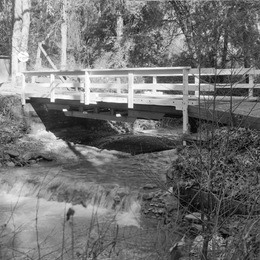
%> input picture Images/Bridge.tif, 260 x 260 px, shrunk from 512 x 512 before the run
$ octave q2_executor.m   (GNU Octave 9; MATLAB toolbox functions it lacks are replaced by stand-ins)
%> lines starting %> are read from the running program, lines starting %| are printed output that depends on the picture
### GAP_Predictor.m
function Error_Image = GAP_Predictor(Input_Image)

    [Height, Width] = size(Input_Image);
    Error_Image = int16(zeros([Height, Width]));

    padded_Image = padarray(Input_Image, [2, 2], 0, 'pre');
    padded_Image = padarray(padded_Image,[0, 1], 0, 'post');
    padded_Image = int16(padded_Image);

    for i = 3:Height+2
        for j = 3:Width+2
            %-----------------------------------
            % to find neighbors of current pixel (i,j)
            W  = padded_Image(i, j-1);
            N  = padded_Image(i-1, j);
            WW = padded_Image(i, j-2);
            NW = padded_Image(i-1, j-1);
            NN = padded_Image(i-2, j);
            NE = padded_Image(i-1, j+1);
            NNE= padded_Image(i-2, j+1);
            %==========================================
            d_h = abs(W-WW) + abs(N-NW) + abs(N-NE);
            d_v = abs(W-NW) + abs(N-NN) + abs(NE-NNE);
            %==========================================
            if (d_v - d_h) > 80
                x = W ;
            %==========================================
            elseif (d_v - d_h) < -80
                x = N ;
            %==========================================
            else
                x = (W+N)/2 + (NE-NW)/4;
                %-------------------------------
                if (d_v - d_h) > 32
                    x = ( x + W )/2;
                %-------------------------------
                elseif (d_v - d_h) < -32
                    x = ( x + N )/2;
                %-------------------------------
                elseif (d_v - d_h) > 8
                    x = ( 3*x + W )/4;
                %-------------------------------
                elseif (d_v - d_h) < -8
                    x = ( 3*x + N )/4;
                end
            end
            %==========================================
            Error_Image(i-2, j-2) = int16(Input_Image(i-2, j-2)) - x;
        end
    end
    %==========================================
end

### GAP_Reconstructor.m
function Reconstructed_Image = GAP_Reconstructor(Error_Image)

    [Height, Width] = size(Error_Image);
    Prediction = int16(zeros([Height+2, Width+3]));
    Reconstructed_Image = uint8(zeros([Height, Width]));

    for i = 3:Height+2
        for j = 3:Width+2
            %-----------------------------------
            % to find neighbors of current pixel
            W  = Prediction(i, j-1);
            N  = Prediction(i-1, j);
            WW = Prediction(i, j-2);
            NW = Prediction(i-1, j-1);
            NN = Prediction(i-2, j);
            NE = Prediction(i-1, j+1);
            NNE= Prediction(i-2, j+1);
            %==========================================
            d_h = abs(W-WW) + abs(N-NW) + abs(N-NE);
            d_v = abs(W-NW) + abs(N-NN) + abs(NE-NNE);
            %==========================================
            if (d_v - d_h) > 80
                x = W ;
            %==========================================
            elseif (d_v - d_h) < -80
                x = N ;
            %==========================================
            else
                x = (W+N)/2 + (NE-NW)/4;
                %-------------------------------
                if (d_v - d_h) > 32
                    x = ( x + W )/2;
                %-------------------------------
                elseif (d_v - d_h) < -32
                    x = ( x + N )/2;
                %-------------------------------
                elseif (d_v - d_h) > 8
                    x = ( 3*x + W )/4;
                %-------------------------------
                elseif (d_v - d_h) < -8
                    x = ( 3*x + N )/4;
                end
            end
            %==========================================
            % to update the prediction using the Error_Image
            x = x + Error_Image(i-2, j-2);
            %-----------------------------------
            Prediction(i, j) = x;
            %-----------------------------------
            % to store the reconstructed pixel in the output matrix
            Reconstructed_Image(i-2, j-2) = uint8(x);
        end
    end
end

### My_MSE.m
function MSE = My_MSE(Original_Image, Reconstructed_Image)
    % Ensure both images are of the same size
    assert(isequal(size(Original_Image), size(Reconstructed_Image)), 'Both images must have the same size.');

    Original_Image = int16(Original_Image);
    Reconstructed_Image = int16(Reconstructed_Image);

    % Compute the squared difference between the images
    squared_diff = (Original_Image - Reconstructed_Image).^2 ;

    % Calculate the MSE
    MSE = sum(squared_diff(:)) / numel(Original_Image);
end

### My_PSNR.m
function PSNR = My_PSNR(Original_Image, Reconstructed_Image)
    MSE = My_MSE(Original_Image, Reconstructed_Image);
    max_pixel_value = 255;
    if MSE ==0
        PSNR = inf;
    else
        PSNR = 10 * log10((max_pixel_value^2) / MSE);
    end
end

### My_Entropy.m
function E = My_Entropy(Input_Image)

    Input_Image = reshape(Input_Image, 1, []);
    if min(Input_Image) ~= 1
        Input_Image = Input_Image - min(Input_Image) + 1;
    end
    p = zeros(1,max(Input_Image));
    for i = 1:length(Input_Image)
        p(Input_Image(i)) = p(Input_Image(i)) + 1;
    end
    p = p/sum(p);
    p(p==0) = [];
    E = sum(-p.*log2(p));
end

### q2_executor.m
clc
clear
%====================================================
image_path = 'Images\Bridge.tif' ;

Input_Image = imread(image_path);
%> Input_Image is the input picture: size 260x260 uint8; min 0, max 255, mean 114.1
%====================================================
Error_Image = GAP_Predictor(Input_Image);
%> in GAP_Predictor, `padded_Image = padarray(Input_Image, [2, 2], 0, 'pre');`:
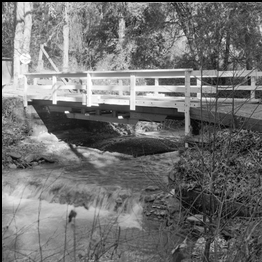
%> padded_Image: size 262x262 uint8; min 0, max 255, mean 112.4
%> in GAP_Predictor, `padded_Image = padarray(padded_Image,[0, 1], 0, 'post');`:
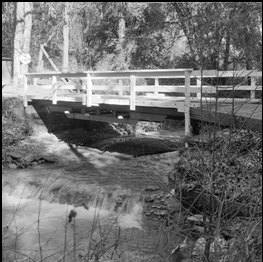
%> padded_Image: size 262x263 uint8; min 0, max 255, mean 112
%> after the loop in GAP_Predictor, `for i = 3:Height+2`:
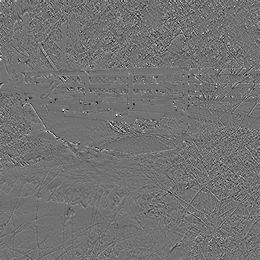
%> Error_Image: size 260x260 int16; min -115, max 141, mean -0.2; drawn with min black and max white
%> after the loop in GAP_Predictor, `for i = 3:Height+2`: x = 97

Reconstructed_Image = GAP_Reconstructor(Error_Image);
%> after the loop in GAP_Reconstructor, `for i = 3:Height+2`: x = 75

imwrite(Reconstructed_Image , 'Images\rec_Bridge.tif');
%====================================================
PSNR = My_PSNR(Input_Image, Reconstructed_Image);
%> in My_MSE, `squared_diff = (Original_Image - Reconstructed_Image).^2 ;`: squared_diff: size 260x260 int16; every value is 0
%> in My_MSE, `MSE = sum(squared_diff(:)) / numel(Original_Image);`: MSE = 0
%> PSNR = Inf

Image_Entropy = My_Entropy(Input_Image);
%> after the loop in My_Entropy, `for i = 1:length(Input_Image)`: p = 255 values, max 635 at index 86, min 0 at index 2, mean 265.1
%> in My_Entropy, `p = p/sum(p);`: p = 255 values, max 0.00939 at index 86, min 0 at index 2, mean 0.00392
%> in My_Entropy, `E = sum(-p.*log2(p));`: E = 7.68
%> Image_Entropy = 7.68
Error_Entropy = My_Entropy(Error_Image);
%> Error_Entropy = 5.87

$ run again, with Images/Livingroom.tif copied over Images/Bridge.tif
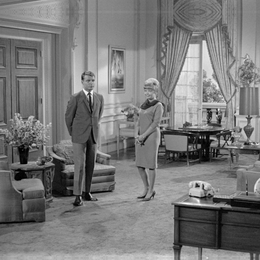
%> input picture Images/Livingroom.tif, 260 x 260 px, shrunk from 512 x 512 before the run
%> Input_Image is the input picture: size 260x260 uint8; min 0, max 255, mean 120.9
%> in GAP_Predictor, `padded_Image = padarray(padded_Image,[0, 1], 0, 'post');`:
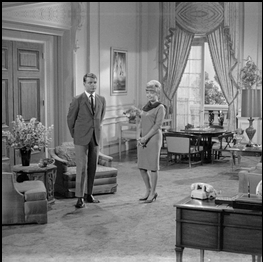
%> padded_Image: size 262x263 uint8; min 0, max 255, mean 118.6
%> after the loop in GAP_Predictor, `for i = 3:Height+2`:
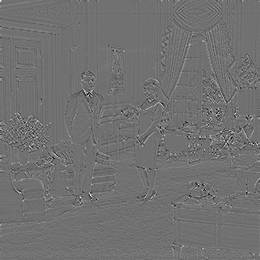
%> Error_Image: size 260x260 int16; min -113, max 141, mean -0.1; drawn with min black and max white
%> after the loop in GAP_Predictor, `for i = 3:Height+2`: x = 138
%> after the loop in GAP_Reconstructor, `for i = 3:Height+2`: x = 140
%> squared_diff: size 260x260 int16; every value is 0
%> in My_MSE, `MSE = sum(squared_diff(:)) / numel(Original_Image);`: MSE = 0
%> PSNR = Inf
%> after the loop in My_Entropy, `for i = 1:length(Input_Image)`: p = 255 values, max 825 at index 137, min 0 at index 241, mean 265.1
%> in My_Entropy, `p = p/sum(p);`: p = 255 values, max 0.0122 at index 137, min 0 at index 241, mean 0.00392
%> E = 7.42
%> Error_Entropy = 5.02
